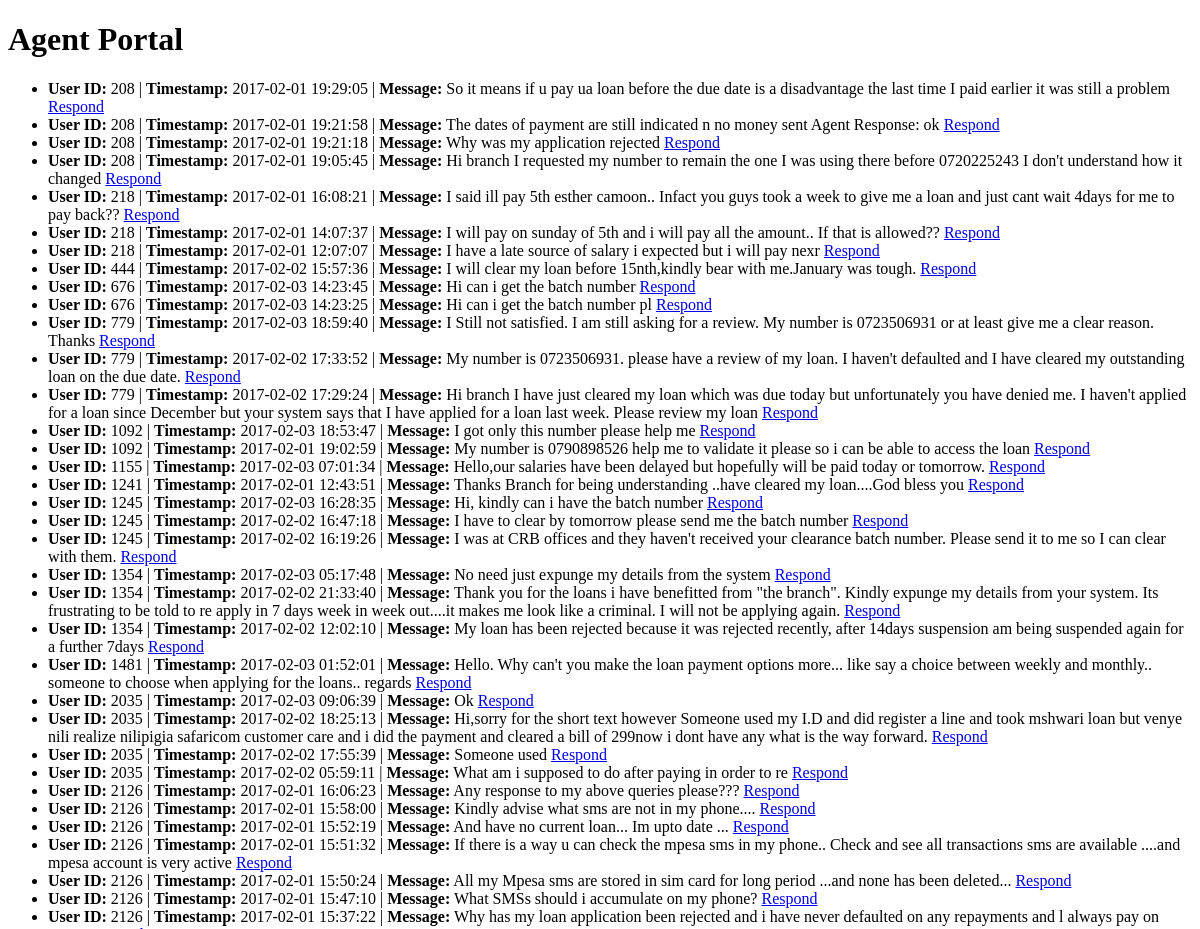
Before: / (upper part) with the older database file.
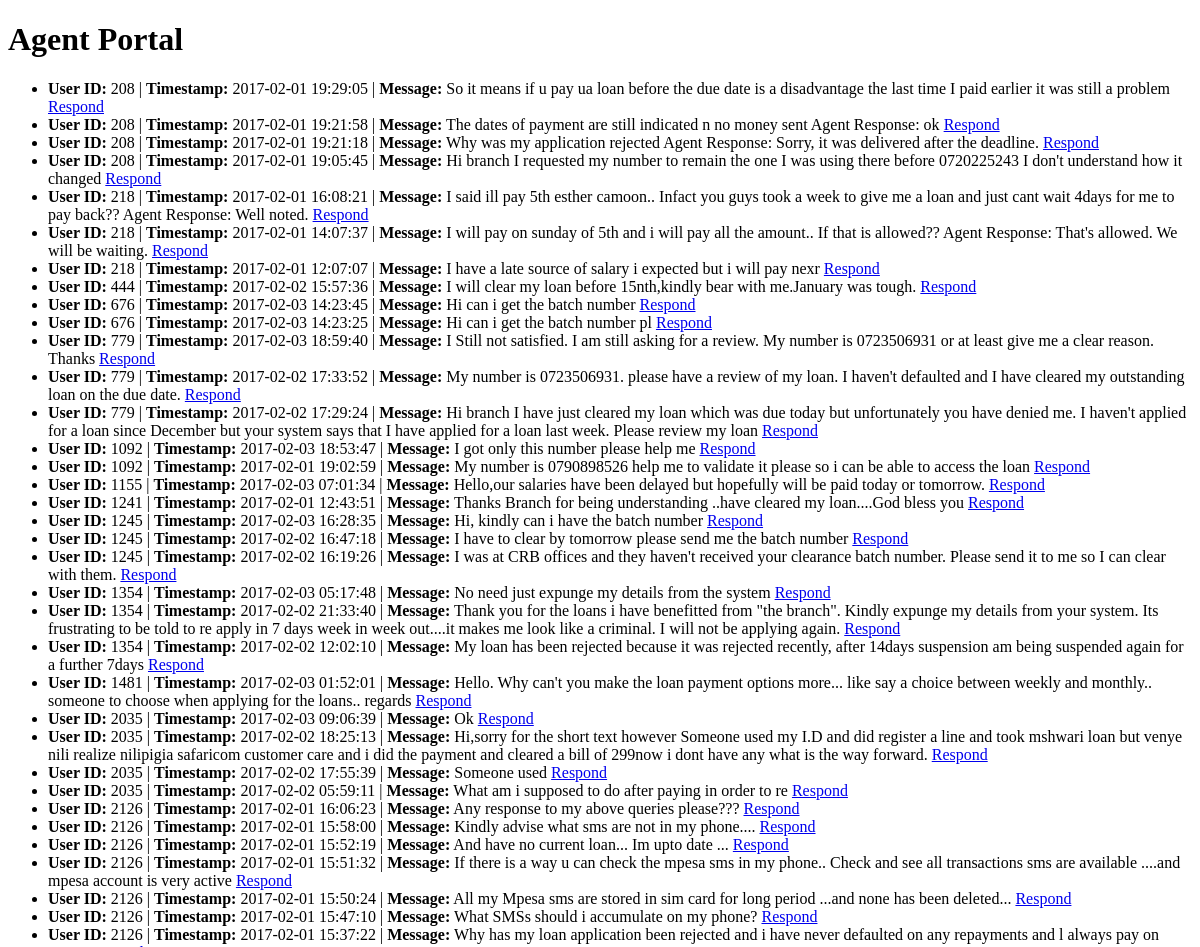
After: the same page with the newer database file.
### models.py (models this page shows, shortened)
class Message(db.Model, SerializerMixin):
    __tablename__ = 'messages'
    id = db.Column(db.Integer, primary_key=True)
    user_id = db.Column(db.Integer, nullable=False)
    timestamp = db.Column(db.DateTime, server_default=db.func.now())
    message_body = db.Column(db.String(255))
    status = db.Column(db.String(20), default='unassigned')

### app.py (the view)
@app.route('/')
def index():
    messages = Message.query.all()
    return render_template('index.html', messages=messages)

### templates/index.html (shortened to what this page needs)
<!DOCTYPE html>
<html lang="en">
<head>
</head>
<body>
    <h1>Agent Portal</h1>
    <ul>
        {% for message in messages %}
            <li>
                <strong>User ID:</strong> {{ message.user_id }} |
                <strong>Timestamp:</strong> {{ message.timestamp }} |
                <strong>Message:</strong> {{ message.message_body }}
                <a href="{{ url_for('respond', message_id=message.id) }}">Respond</a>
            </li>
        {% endfor %}
    </ul>
</body>
</html>

Changed rows visible on the page:
changed Message: message_body "Why was my application rejected" → "Why was my application rejected Agent Response: Sorry, it was delivered after the deadline."
changed Message: message_body "I said ill pay 5th esther camoon.. Infact you guys took a week to give me a loan and just cant wait 4days for me to pay back??" → "I said ill pay 5th esther camoon.. Infact you guys took a week to give me a loan and just cant wait 4days for me to pay back?? Agent Response: Well noted."
changed Message: message_body "I will pay on sunday of 5th and i will pay all the amount.. If that is allowed??" → "I will pay on sunday of 5th and i will pay all the amount.. If that is allowed?? Agent Response: That's allowed. We will be waiting."
